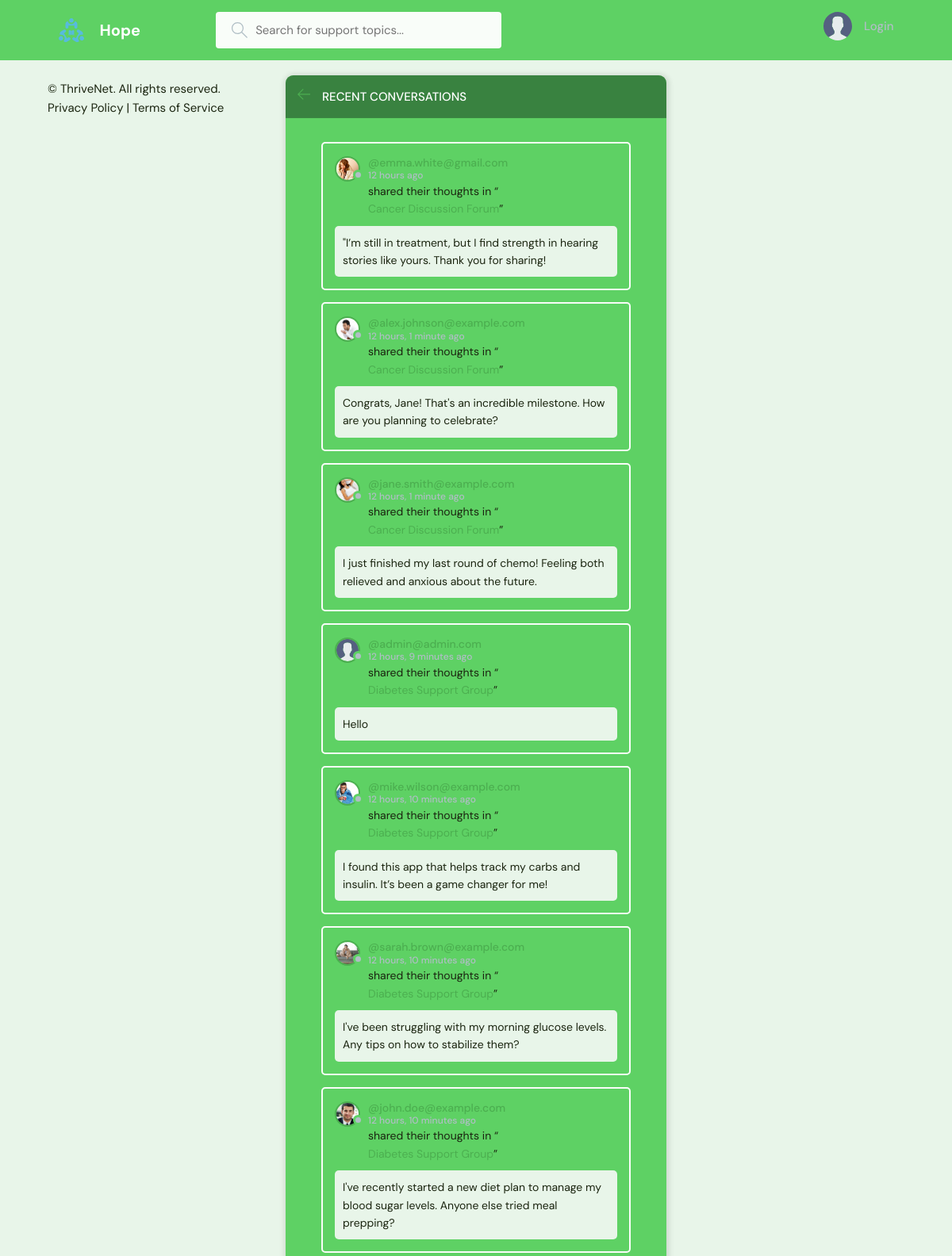
The page /activity/ on the database its author committed.
### base/models.py (models this page shows, shortened)
class Message(models.Model):
    user = models.ForeignKey(User, on_delete=models.CASCADE)  # User who sent the message
    room = models.ForeignKey(Room, on_delete=models.CASCADE)  # Room where the message was sent
    body = models.TextField()  # Content of the message
    updated = models.DateTimeField(auto_now=True)  # Last updated timestamp
    created = models.DateTimeField(auto_now_add=True)  # Created timestamp
    class Meta:
        ordering = ['-updated', '-created']  # Default ordering of messages

class User(AbstractUser):
    name = models.CharField(max_length=200, null=True)  # User's full name
    email = models.EmailField(unique=True, null=True)  # Unique email for each user
    bio = models.TextField(null=True)  # Short biography of the user
    avatar = models.ImageField(null=True, default="avatar.svg")  # User's avatar image
    USERNAME_FIELD = 'email'  # Use email as the username field
    REQUIRED_FIELDS = []  # No additional fields required for user creation
    objects = UserManager()  # Set the custom user manager
    def __str__(self):
        return self.email  # Return the email as the string representation

class Room(models.Model):
    host = models.ForeignKey(User, on_delete=models.SET_NULL, null=True)  # Room host
    topic = models.ForeignKey(Topic, on_delete=models.SET_NULL, null=True)  # Associated topic
    name = models.CharField(max_length=200)  # Room name
    description = models.TextField(null=True, blank=True)  # Optional room description
    participants = models.ManyToManyField(
        User, related_name='participants', blank=True)  # Participants in the room
    updated = models.DateTimeField(auto_now=True)  # Last updated timestamp
    created = models.DateTimeField(auto_now_add=True)  # Created timestamp
    class Meta:
        ordering = ['-updated', '-created']  # Default ordering of rooms
    def __str__(self):
        return self.name  # Return the room name as the string representation

### base/views.py (the view)
# urls.py: path('activity/', views.activityPage, name="activity"),  # User activity page
def activityPage(request):
    all_room_messages = Message.objects.all()
    return render(request, 'base/activity.html', {'room_messages': all_room_messages})

### base/templates/base/activity.html (shortened to what this page needs)
{% extends 'main.html' %}
{% block content %}
<main class="layout">
  <div class="container">
    <div class="layout__box">
      <div class="layout__boxHeader">
        <div class="layout__boxTitle">
          <a href="{% url 'home' %}">
            <svg version="1.1" xmlns="http://www.w3.org/2000/svg" width="32" height="32" viewBox="0 0 32 32">
              <title>arrow-left</title>
              <path
                d="M13.723 2.286l-13.723 13.714 13.719 13.714 1.616-1.611-10.96-10.96h27.625v-2.286h-27.625l10.965-10.965-1.616-1.607z">
              </path>
            </svg>
          </a>
          <h3>Recent Conversations</h3>
        </div>
      </div>
      <div class="activities-page layout__body">
        {% for message in room_messages %}
        <div class="activities__box">
          <div class="activities__boxHeader roomListRoom__header">
            <a href="{% url 'user-profile' message.user.id %}" class="roomListRoom__author">
              <div class="avatar avatar--small">
                <img src="{{message.user.avatar.url}}" />
              </div>
              <p>
                @{{message.user}}
                <span>{{message.created|timesince}} ago</span>
              </p>
            </a>
          </div>
          <div class="activities__boxContent">
            <p>shared their thoughts in “<a href="{% url 'room' message.room.id %}">{{message.room}}</a>”</p>
            <div class="activities__boxRoomContent">
              {{message.body}}
            </div>
          </div>
        </div>
        {% endfor %}
      </div>
    </div>
  </div>
</main>
{% endblock content %}

### static/styles/style.css (style rules this page uses)
:root { --color-main: #4caf50; --color-main-light: #a5d6a7; --color-dark: #5ed164; --color-dark-medium: #f9fdf9; --color-dark-light: #398240; --color-light: #ffffff; --color-gray: #b0bec5; --color-light-gray: #1b2510; --color-bg: #e8f5e9; --color-success: #c8e6c9; --color-error: #ef5350; --color-accent: #b2ebf2; }
* { font-family: "DM Sans", -apple-system, BlinkMacSystemFont, "Segoe UI", Roboto, Oxygen, Ubuntu, Cantarell, "Open Sans", "Helvetica Neue", sans-serif; margin: 0; padding: 0; box-sizing: border-box; text-rendering: optimizeLegibility; font-size: inherit; }
html { font-size: 56.25%; }
@media only screen and (min-width: 1200px) { html { font-size: 62.5%; } }
body { line-height: 1.6; font-weight: 400; font-size: 1.5rem; color: var(--color-light-gray); background-color: var(--color-bg); min-height: 100vh; }
img { width: 100%; }
a { display: inline-block; color: var(--color-main); text-decoration: none; }
.container { max-width: 120rem; width: 90%; margin: auto; }
.avatar { position: relative; display: inline-block; border-radius: 50%; border: 2px solid var(--color-main); }
.avatar img { display: block; border-radius: 50%; object-fit: cover; object-position: center; }
.avatar::after { content: ""; display: block; position: absolute; background-color: var(--color-gray); z-index: 111; border-radius: 50%; border: 0.3rem solid var(--color-dark); }
.avatar.avatar--small img { width: 2.8rem; height: 2.8rem; }
.avatar.avatar--small:after { width: 0.7rem; height: 0.7rem; bottom: 0px; right: -6px; }
.layout { margin-top: 2.4rem; }
.layout > .container { display: flex; justify-content: space-between; align-items: flex-start; }
.layout__box { width: 90%; max-width: 48rem; min-height: 40rem; position: absolute; top: 50%; left: 50%; transform: translate(-50%, -46%); background-color: var(--color-dark); border-radius: 1rem; box-shadow: 1px 1px 6px 3px rgba(0, 0, 0, 0.1); overflow: hidden; }
.layout__boxHeader { display: flex; padding: 1.5rem; background-color: var(--color-dark-light); }
.layout__boxTitle { display: flex; gap: 1.5rem; align-items: center; }
.layout__boxTitle h3 { text-transform: uppercase; font-weight: 500; color: var(--color-light); }
.layout__boxTitle svg { width: 1.6rem; height: 1.6rem; fill: var(--color-main); }
.layout__body { margin: 3rem; }
.roomListRoom__header { display: flex; justify-content: space-between; align-items: center; }
.roomListRoom__author { font-weight: 500; display: flex; align-items: center; gap: 1rem; }
.activities__box { margin: 1.5rem; padding: 1.5rem; border: 2px solid var(--color-dark-medium); border-radius: 5px; }
.activities__boxHeader p { font-size: 1.4rem; line-height: 1.3; }
.activities__boxHeader p span { color: var(--color-gray); font-size: 1.2rem; display: block; }
.activities__boxContent { margin-left: 4.2rem; }
.activities__boxContent { font-size: 1.4rem; }
.activities__boxRoomContent { background: var(--color-bg); padding: 1rem; border-radius: 5px; margin-top: 1rem; margin-left: -4.2rem; }

### rows shown on the page
Message: user.avatar (picture), user "emma.white@gmail.com", created "12 hours", room "Cancer Discussion Forum", body "\"I’m still in treatment, but I find strength in hearing stories like yours. Thank you for sharing!"
Message: user.avatar (picture), user "alex.johnson@example.com", created "12 hours, 1 minute", room "Cancer Discussion Forum", body "Congrats, Jane! That's an incredible milestone. How are you planning to celebrate?"
Message: user.avatar (picture), user "jane.smith@example.com", created "12 hours, 1 minute", room "Cancer Discussion Forum", body "I just finished my last round of chemo! Feeling both relieved and anxious about the future."
Message: user.avatar (placeholder picture), user "admin@admin.com", created "12 hours, 9 minutes", room "Diabetes Support Group", body "Hello"
Message: user.avatar (picture), user "mike.wilson@example.com", created "12 hours, 10 minutes", room "Diabetes Support Group", body "I found this app that helps track my carbs and insulin. It’s been a game changer for me!"
Message: user.avatar (picture), user "sarah.brown@example.com", created "12 hours, 10 minutes", room "Diabetes Support Group", body "I've been struggling with my morning glucose levels. Any tips on how to stabilize them?"
Message: user.avatar (picture), user "john.doe@example.com", created "12 hours, 10 minutes", room "Diabetes Support Group", body "I've recently started a new diet plan to manage my blood sugar levels. Anyone else tried meal prepping?"
